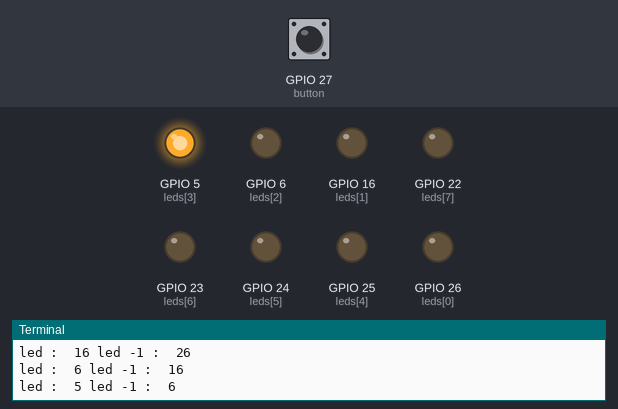
Recording of a program running on a simulated Raspberry Pi (BCM pin numbers). On the bench: output pins drawn as LEDs (lit = HIGH), the last lines printed to the terminal. The test bench sets the inputs (shaded band); at power-on: GPIO 27 (button) HIGH. At 2.4 s the program stops and its outputs stay as they are.

Above: at 1.2 s.
1.3 s: GPIO 27 (button) pulled LOW for 1 s
At 1.35 s:
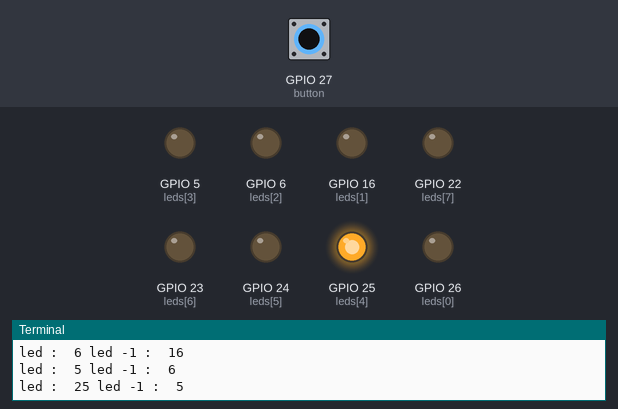
At 3.0 s:
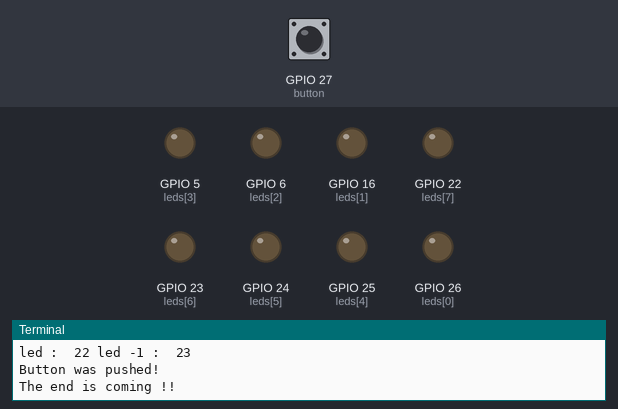
Timing chart, 0 to 3.9 s (numbered marks = the images above; inputs shaded):
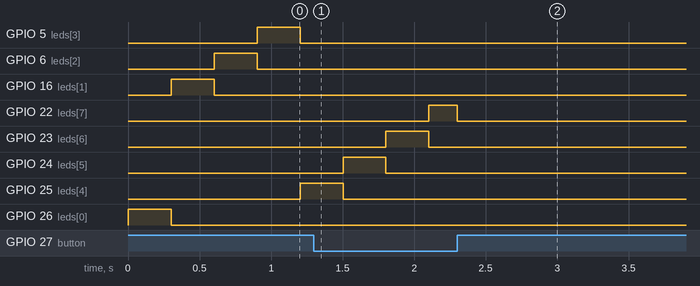

Measured:
- after the input at 1.3 s, GPIO 5 (leds[3]): stays LOW (without the input it goes to HIGH after 2.0 s); GPIO 6 (leds[2]): stays LOW (without the input it goes to HIGH after 1.7 s); GPIO 16 (leds[1]): stays LOW (without the input it goes to HIGH after 1.4 s); GPIO 26 (leds[0]): stays LOW (without the input it goes to HIGH after 1.1 s)

The program:

blink_one_by_one.py
```python
#!/usr/bin/python3
# -*- coding:utf-8 -*-
"""
blink_one_by_one.py
Leds clignotantes une par une sur GPIO via des résistances de 330 Ohms
logiciel            : python 3.4.2
cible               : raspberry Pi
date de création    : 20/10/2018
date de mise à jour : 20/10/2018
version             : 1.0
auteur              : Patou
référence           :
"""

#-------------------------------------------------------------------------------
# Bibliothèques
import RPi.GPIO as GPIO                 #bibliothèque RPi.GPIO
import time                             #bibliothèque time
import sys

#-------------------------------------------------------------------------------
# Fonctions
def button_callback(channel):
    print("Button was pushed!")
    print("The end is coming !!")
    GPIO.output(leds, GPIO.LOW)
    GPIO.cleanup()
    time.sleep(0.1)
    sys.exit(0)

#-------------------------------------------------------------------------------
# VAR et GPIO
button=27
#leds=[21,20,16,1,7,8,25,24]								#Declaration array leds
leds=[26,16,6,5,25,24,23,22]

GPIO.setwarnings(False)                 				#désactive le mode warning
GPIO.setmode(GPIO.BCM)                  				#utilisation des numéros de ports du processeur
GPIO.setup(button, GPIO.IN, pull_up_down=GPIO.PUD_UP)	#Declaration push button
GPIO.setup(leds, GPIO.OUT, initial=GPIO.LOW)			#mise en sortie des ports GPIO de l'array leds (broche 16 du connecteur)
GPIO.add_event_detect(button,GPIO.RISING,callback=button_callback)

#-------------------------------------------------------------------------------
# main
if __name__ == '__main__':

		print("Début du clignotements des LEDs")
		while True :                        				#boucle infinie
			for i in range(len(leds)) :
				print ("led : ", leds[i],"led -1 : ", leds[i-1])
				GPIO.output(leds[i], GPIO.HIGH)
				GPIO.output(leds[i-1], GPIO.LOW)
				time.sleep(0.3)

#-------------------------------------------------------------------------------
```
